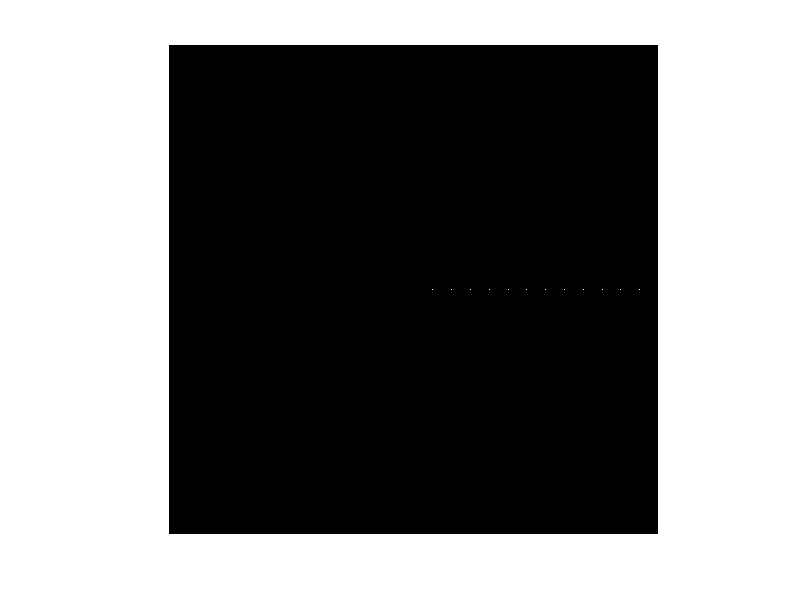

This chart was generated by the following MATLAB code: (Note: this script raises an error after producing the figure.)
% OPT Forward Model MATLAB Implementation
% 
% 

close all
% Acquisition Parameters
N_pixels = 1040; % horizontal number of pixels 
e = 6.45e-3; % pixel size (mm)
N_angles = 400; % number of angles in tomographic reconstruction

% Optical parameters
w0 = 6.92e-6; % Minimum beam waist in Gaussian model (m)
lamb = 525e-9; % (m)

% Define Reconstruction object
object_name = 'beads';
value = 10;

switch object_name
    % Case 1: Shepp-logan phantom
    case 'shepp'
        shepp_logan = phantom(N_pixels); 
    case 'beads'
        % Case 2: Simulated bead phantom====
        object = zeros(N_pixels, N_pixels); 
        for idx= 520:40:1000 % generate point objects at these equally spaced locations
            object(520, idx) = value;
            object(520, idx+1) = value;
            object(521, idx) = value;
            object(521, idx+1) = value;
        end
    case 'image'
        watermelon = imresize(imread("map.jpg"), 1/13);
        watermelon = padarray(255-rgb2gray(watermelon), [513, 513]);
        object = (cast(watermelon(1:1040 ,1:1040), 'double')/255) ;
    
end

imshow(object)
%% Generates/ loads in MTF filter

focal_plane_shift = 0;  %(mm)
filter_name = 'f6'; 

% parameters
defocuses = linspace(-N_pixels*e/2, N_pixels*e/2, N_pixels); % defocuses (mm)
nyquist_freq = 1/(2*e);
frequencies = (-N_pixels/2:N_pixels/2-1)/(e*N_pixels);

% Read in MTF from .mat
S = load('mtf_filters.mat');

switch filter_name
    % These are experimental MTFs, tidied up in Python and imported %%%%%%%
    case 'f6'
        frequency_filter = S.f6;
    case 'f11'
        frequency_filter = S.f11;
    case 'f17'
        frequency_filter = S.f17;
    case 'f26'
        frequency_filter = S.f26;
    % These are simulated MTFs, generated in MATLAB %%%%%%%%%%%%%%%%%%%%%%%
    case 'gaussian'
        % creates Gaussian frequency filter
        frequency_filter = create_gaussian_filter(frequencies, defocuses, N_pixels, w0, lamb); 
    case 'shifted'
        % focal shifted mtf using Gaussian frequency filter
        frequency_filter = create_gaussian_filter(frequencies, defocuses-focal_plane_shift, N_pixels, w0, lamb); 
    case 'focal_scanning'
        % focal scanning Gaussian frequency filter (shifted and summed)
        shifts = 0:0.75:3;  % (mm)
        frequency_filter = create_gaussian_filter(frequencies, defocuses, N_pixels, w0, lamb)/length(shifts);
        for i= 0:length(shifts)-1
            focal_plane_shift = shifts(i+1);
            shifted_filter = create_gaussian_filter(frequencies, defocuses-focal_plane_shift, N_pixels, w0, lamb)/length(shifts);
            frequency_filter = frequency_filter + shifted_filter;
        end
    case 'no_filter'
        frequency_filter = ones(N_pixels, N_pixels);
end
%%
% Display frequency filter
h = pcolor(frequencies, defocuses,  frequency_filter);
% imshow(frequency_filter);
colormap(hot);
set(h, 'EdgeColor', 'none') % remove grid lines as they will make image black
xlabel('Spatial frequencies (lp/mm)')
ylabel('defocuses (mm)')
title(filter_name); % Place title here

% Save for future use
% save('standard_filter.mat','frequency_filter');

%% setup reconstruction variables
%filter = zeros(N_pixels, N_pixels); % 2D frequency filter, dimensions of (defocuses, spatial frequencies)
angles = 360/N_angles *(0:N_angles -1); % define acquisition angles
fftshifted_MTF = fftshift(frequency_filter,2); % fftshift in frequency direction

%% Run forward model
sino = forward(object, fftshifted_MTF, angles, N_pixels);

% Reconstruct OPT image
figure('Name', 'Reconstruction');
im = iradon(sino', -angles, 'linear','Ram-Lak',1,N_pixels);
imshow(im);
colormap(hot);
%%
imwrite(im,'f6_beads.tif');
%%
% N = 32;
% start_idx = N_pixels/2 - N/2+1;
% end_idx = start_idx + N -1; 
% x = im(start_idx:end_idx, start_idx:end_idx);
% I = B(start_idx:end_idx, start_idx:end_idx);
% save('object.mat','I', 'x');

%% Convert into Polars
% In case we wanted to see what the image looks like in polars
im_pad = padarray(im,[200 200]);
[a, b] = size(im);
imP = ImToPolar (im, 0, 1, b/2,2*a);
figure('Name', 'Polar Transform')
imshow(imP);
colormap(hot);
%% Functions %%%%%%%%%%%%%%%%%%%%%%%%%%%%%%%%%%%%%%%%%%%%%%%%%%%%%%%%%%%%
% function sinogram = forward(slice, fftshifted_MTF, angles, N_pixels)
%     % slice is a 2D matrix
%     % fftshifted_MTF
%     % angles is an array of sampling angles
%     N_angles = length(angles);
%     sinogram = zeros(N_angles, N_pixels);
%     for idx = 1:N_angles
%         % rotates anticlockwise
%         rotated = imrotate(slice, angles(idx), 'crop');
%         % convolves each line in slice with PSF of that depth, in Fourier
%         % domain
%         fourier_image = fft(rotated, [], 2).* fftshifted_MTF ;
%         filtered = ifft(fourier_image, [], 2);
%         % then sums to get the projection (line integral)
%         projection = sum(filtered); 
%         sinogram(idx,:) = abs(projection);
%     end
% end

function frequency_filter = create_gaussian_filter(frequencies, defocuses, N_pixels, w0, lamb)
% CREATE_GAUSSIAN_FILTER: creates a Gaussian frequency filter
% frequencies are those sampled
% defocuses are in mm
% N_pixels 
% w0 is in m
% lamb is in m
    frequency_filter = zeros(N_pixels, N_pixels);
    %t = linspace(-N_pixels*e/2e3, N_pixels*2/2e3, N_pixels);
    beam_waist_depths = beam_waist(defocuses/1e3, w0, lamb); 
    sigma_prime = 1./(2* pi*beam_waist_depths)./1000; % units lp/mm
    for idx = 1:N_pixels
        frequency_filter(idx, :) = gaussian(frequencies, sigma_prime(idx));
    end
end

function profile = gaussian(x, sigma)
% obtains outputs of a Gaussian at values x, width sigma
% units of x and sigma must match
    profile = exp(-x.^2/(2*sigma^2));
end

function waist = beam_waist(s, w0, lamb)
    % computes beam waist at distance s from the focus
    % units of lamb, w0, s are in m
    waist = sqrt(w0^2 + (lamb*s/(pi*w0)).^2);
end